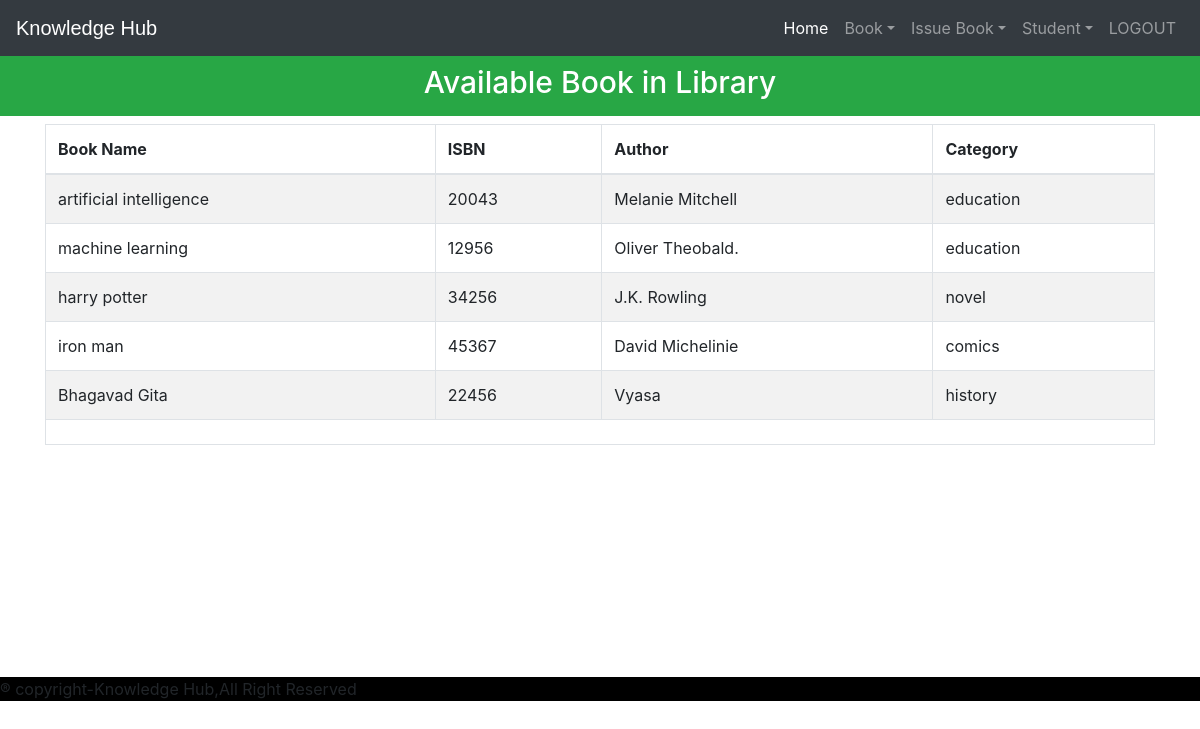
The app's page /viewbook (signed in) with its own data.
### library/models.py (models this page shows, shortened)
class Book(models.Model):
    catchoice= [
        ('education', 'Education'),
        ('entertainment', 'Entertainment'),
        ('comics', 'Comics'),
        ('biography', 'Biography'),
        ('history', 'History'),
        ('novel', 'Novel'),
        ('fantasy', 'Fantasy'),
        ('thriller', 'Thriller'),
        ('romance', 'Romance'),
        ('scifi','Sci-Fi')
        ]
    name=models.CharField(max_length=30)
    isbn=models.PositiveIntegerField()
    author=models.CharField(max_length=40)
    category=models.CharField(max_length=30,choices=catchoice,default='education')

### library/views.py (the view)
# urls.py: path('viewbook', views.viewbook_view),
@login_required(login_url='adminlogin')
@user_passes_test(is_admin)
def viewbook_view(request):
    books=models.Book.objects.all()
    return render(request,'library/viewbook.html',{'books':books})

### library/views.py (called while the page is built)
def is_admin(user):
    return user.groups.filter(name='ADMIN').exists()

### templates/library/viewbook.html (shortened to what this page needs)
<!DOCTYPE html>
<html lang="en" dir="ltr">
  <head>
  </head>
  <body>
    {% include "library/navbaradmin.html" %}
    <br>
    <br>
    <h3 class="p-3 mb-2 bg-success text-white" style = 'font-size: 30px;text-align:center;'>Available Book in Library</h3>
{% if books%}
<div class="container">
  <table class="table table-hover table-condensed table-striped table-bordered">
    <thead>
    <tr>
    <th>Book Name</th>
    <th>ISBN</th>
    <th>Author</th>
    <th>Category</th>
    </tr>
    </thead>
    <tfoot>
    <tr>
    <td colspan="4" rowspan="4">
    </td>
    </tr>
    </tfoot>
    <tbody>
      {% for book in books %}
        <tr>
          <td>{{book.name}}</td>
          <td>{{book.isbn}}</td>
          <td>{{book.author}}</td>
          <td>{{book.category}}</td>
        </tr>
      {% endfor %}
    </tbody>
    </table>
</div>
{%else%}
<h1>Have 0 book</h1>
{%endif%}
<br><br><br><br><br><br><br><br><br>
    {% include "library/footer.html" %}
  </body>
</html>

### templates/library/navbaradmin.html (shortened to what this page needs)
<!DOCTYPE html>
{% load static %}
<html lang="en">
<head>
<link rel="stylesheet" href="https://stackpath.bootstrapcdn.com/bootstrap/4.3.1/css/bootstrap.min.css">
<link rel="stylesheet" href="https://maxcdn.bootstrapcdn.com/font-awesome/4.7.0/css/font-awesome.min.css">
</head>
<body>
<div class="bs-example">
    <nav class="navbar navbar-expand-md bg-dark navbar-dark fixed-top">
        <a href="/" class="navbar-brand">Knowledge Hub</a>
        <div class="collapse navbar-collapse justify-content-between" id="navbarCollapse">
            <div class="navbar-nav">
              <a href="/" class="nav-item nav-link active">Home</a>
                <div class="nav-item dropdown">
                  <a href="#" class="nav-link dropdown-toggle" data-toggle="dropdown">Book</a>
                </div>
                <div class="nav-item dropdown">
                  <a href="#" class="nav-link dropdown-toggle" data-toggle="dropdown">Issue Book</a>
                </div>
                <div class="nav-item dropdown">
                  <a href="#" class="nav-link dropdown-toggle" data-toggle="dropdown">Student</a>
                </div>
                <a href="{% url 'logout' %}" class="nav-item nav-link">LOGOUT</a>
            </div>
        </div>
    </nav>
</div>
</body>
</html>

### templates/library/footer.html (shortened to what this page needs)
<!DOCTYPE html>
<html>
<head>
</head>
<footer>
    &reg copyright-Knowledge Hub,All Right Reserved
</footer>
</html>

### templates/library/navbaradmin.html (style rules this page uses)
.bs-example { margin: 0px; }
.navbar-brand { font-size: 20px; font-family: sans-serif; }

### templates/library/footer.html (style rules this page uses)
footer { padding: 0px 0px 0px 0px; background-color:black; margin:0px; }

### records on screen
Book: name "artificial intelligence", isbn "20043", author "Melanie Mitchell", category "education"
Book: name "machine learning", isbn "12956", author "Oliver Theobald.", category "education"
Book: name "harry potter", isbn "34256", author "J.K. Rowling", category "novel"
Book: name "iron man", isbn "45367", author "David Michelinie", category "comics"
Book: name "Bhagavad Gita", isbn "22456", author "Vyasa", category "history"
